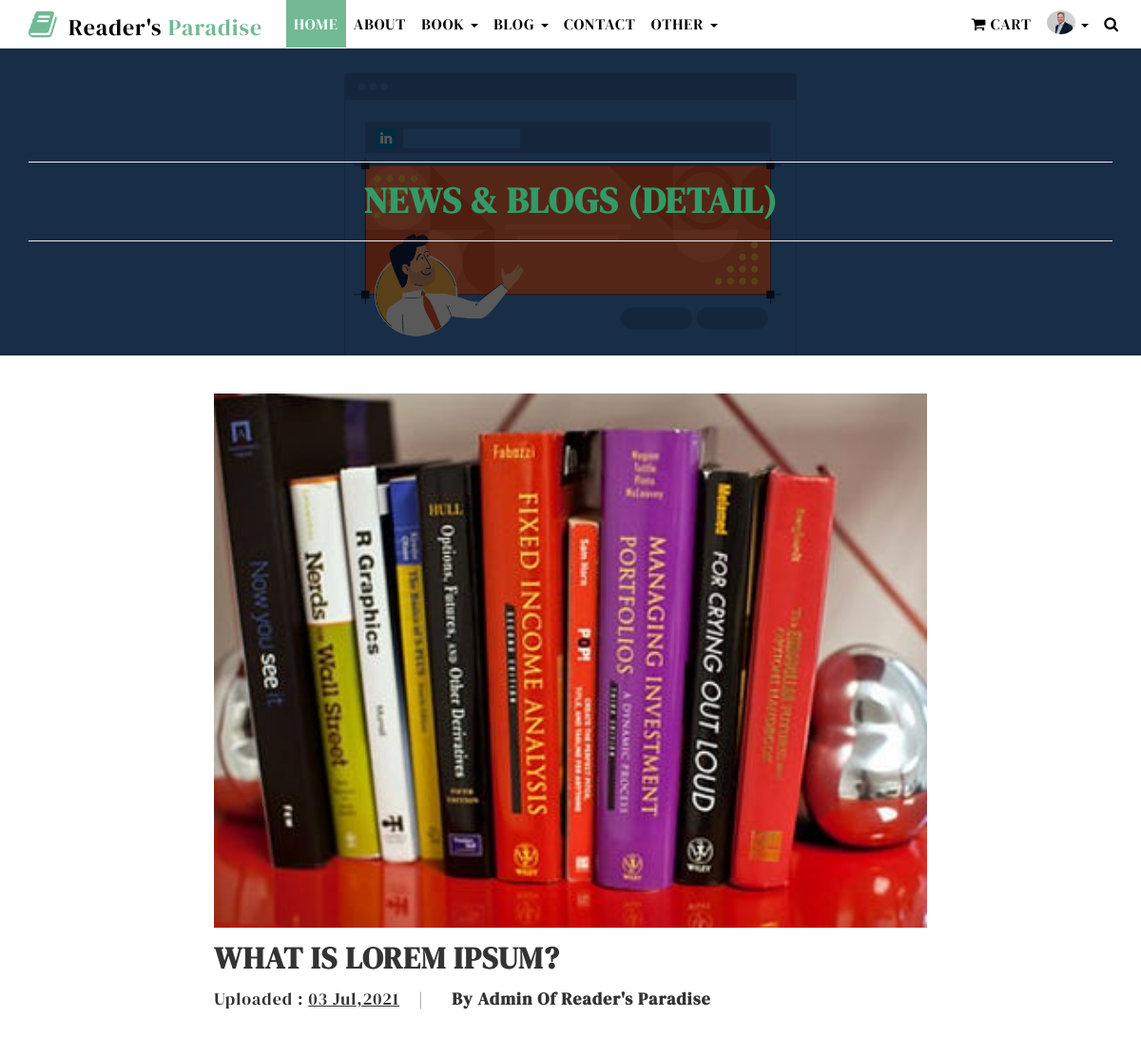
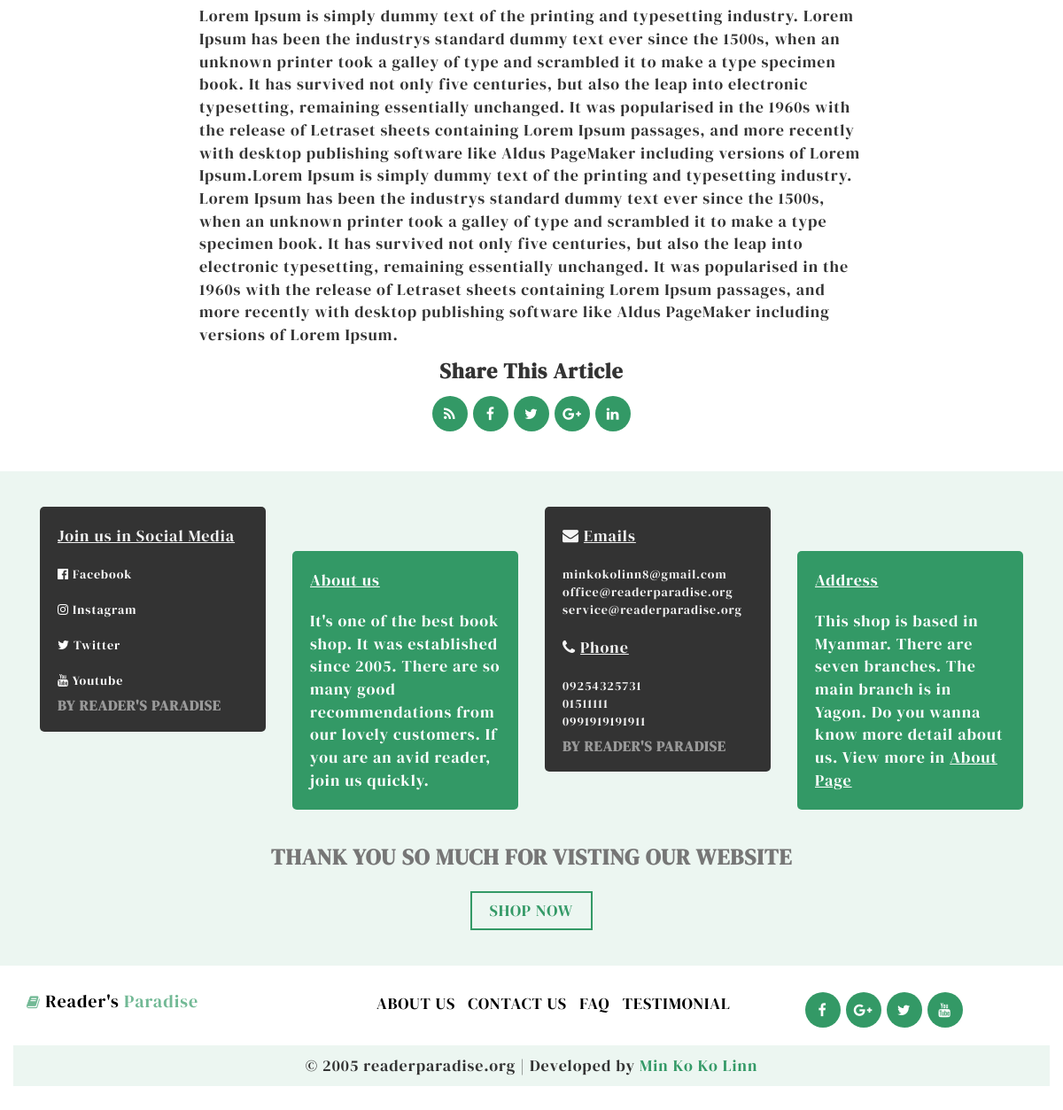
The app's page /newsdetail.php?newsIdtodetail=1 (signed in) with its own data (2 pictures, top to bottom).
### tables this page shows
CREATE TABLE `user` (
  `userId` int(11) NOT NULL,
  `userName` varchar(50) DEFAULT NULL,
  `userNrc` varchar(30) DEFAULT NULL,
  `userDob` date DEFAULT NULL,
  `userGender` varchar(7) DEFAULT NULL,
  `userPhone` varchar(22) DEFAULT NULL,
  `userSocial` text,
  `userPostalcode` varchar(30) DEFAULT NULL,
  `userAddress` text,
  `userProfileimg` varchar(50) DEFAULT NULL,
  `userInterestcat` text,
  `userEmail` varchar(60) DEFAULT NULL,
  `userPassword` varchar(15) DEFAULT NULL
);

CREATE TABLE `news` (
  `newsId` int(11) NOT NULL,
  `newsTitle` varchar(100) DEFAULT NULL,
  `news` longtext,
  `uploadedDate` date DEFAULT NULL,
  `newsimg` varchar(30) DEFAULT NULL
);

### newsdetail.php (the view)
<?php
	include('connect.php');
	include('header.php');
	if (isset($_REQUEST['newsIdtodetail'])) {
		$newsid=$_REQUEST['newsIdtodetail'];
		$selectnews="SELECT * from news where newsId='$newsid'";
        $runselectnews=mysqli_query($connection,$selectnews);
        $dataofnews=mysqli_fetch_array($runselectnews);
        $newDate = date("d M,Y", strtotime($dataofnews['uploadedDate']));
	}else{
		echo "<script>alert('Invalid Action')</script>";
		echo "<script>location='news.php'</script>";
	}
 ?>
 <section id="center" class="clearfix center_shop" style="background-image: url(image/authorbanner.png); background-position: center; background-size: cover;">
 <div class="container">
  <div class="row">
   <div class="center_shop_1 text-center clearfix">
    <div class="col-sm-12"><hr>
	 <h2 class="mgt col_1">News & Blogs (Detail)</h2><hr>
	</div>
   </div>
  </div>
 </div>
</section>
<section id="blog_page" class="clearfix">
 <div class="container">
  <div class="row">
   <div class="blog_page_1 clearfix">
   	<div class="col-sm-2">
   	</div>
	<div class="col-sm-8">
     <div class="blog_detail_1 clearfix">
	  <img src="admin/<?php echo $dataofnews['newsimg'] ?>" class="iw" alt="abc">
	  <h3><?php echo $dataofnews['newsTitle']; ?></h3>
	  <h5 class="transform">Uploaded : <u><?php echo $newDate; ?></u> &nbsp;&nbsp;&nbsp;|&nbsp;&nbsp;&nbsp;<span class="span_1"></span> <span class="bold">By Admin of Reader's Paradise</span></h5><br><br>
	  <p><?php echo $dataofnews['news']; ?></p>
	 </div>
	 <div class="blog_detail_2 clearfix">
	  	<h4 class="transform text-center">Share This Article</h4>
		<ul class="social-network social-circle text-center">
                        <li><a href="#" class="icoRss" title="Rss"><i class="fa fa-rss"></i></a></li>
                        <li><a href="#" class="icoFacebook" title="Facebook"><i class="fa fa-facebook"></i></a></li>
                        <li><a href="#" class="icoTwitter" title="Twitter"><i class="fa fa-twitter"></i></a></li>
                        <li><a href="#" class="icoGoogle" title="Google +"><i class="fa fa-google-plus"></i></a></li>
                        <li><a href="#" class="icoLinkedin" title="Linkedin"><i class="fa fa-linkedin"></i></a></li>
       </ul>
	 </div>
	</div>
   </div>
  </div>
 </div>
</section>
<?php
	include('footer.php');
 ?>

### header.php (shortened to what this page needs)
<?php
	include('connect.php');
	$userid="";
	if (isset($_SESSION['uid'])) {
		$userid=$_SESSION['uid'];
		$selectprofileimg="SELECT userProfileimg from user where userId='$userid'";
		$runselectprofileimg=mysqli_query($connection,$selectprofileimg);
		$dataofprofileimg=mysqli_fetch_array($runselectprofileimg);
		$profileimgdir=$dataofprofileimg['userProfileimg'];
	}
 ?>
<!DOCTYPE html>
<html lang="en">
  <head>
	<link href="css/bootstrap.min.css" rel="stylesheet">
	<link href="css/global.css" rel="stylesheet">
	<link href="css/index.css" rel="stylesheet">
	<link href="css/about.css" rel="stylesheet">
	<link href="css/contact.css" rel="stylesheet">
	<link href="css/product.css" rel="stylesheet">
	<link href="css/detail.css" rel="stylesheet">
	<link href="css/blog.css" rel="stylesheet">
	<link href="css/blog_detail.css" rel="stylesheet">
	<link href="css/checkout.css" rel="stylesheet">
	<link href="css/cart.css" rel="stylesheet">
	<link rel="stylesheet" type="text/css" href="css/font-awesome.min.css" />
  </head>
<body>
<section id="header" class="clearfix">
	<nav class="navbar nav_t navbar-fixed-top">
		<div class="container">
		    <div class="navbar-header page-scroll">
				<a class="navbar-brand" href="index.php" style="font-size: 24px;"><i class="fa fa-book"></i> Reader's <span>Paradise</span> </a>
			</div>
			<div class="collapse navbar-collapse" id="bs-example-navbar-collapse-1">
				<ul class="nav navbar-nav">
				<li><a class="tag_m active_tab" href="index.php">Home</a></li>
				<li><a class="tag_m" href="about.php">About</a></li>
				<li class="dropdown">
                     <a href="#" class="dropdown-toggle tag_m" data-toggle="dropdown">Book <b class="caret"></b></a>
                  </li>
				<li class="dropdown">
                     <a href="#" class="dropdown-toggle tag_m" data-toggle="dropdown">Blog <b class="caret"></b></a>
                  </li>
				<li><a class="tag_m" href="contact.php">Contact</a></li>
			    <li class="dropdown">
                     <a href="#" class="dropdown-toggle tag_m" data-toggle="dropdown">Other <b class="caret"></b></a>
                  </li>
			</ul>
		    	<ul class="nav navbar-nav navbar-right">
				<li><a class="tag_m" href="cart.php"><i class="fa fa-shopping-cart"></i> Cart  <?php
				 ?> </a></li>
				<?php
					if ($userid!="") {
						echo "<li class='dropdown'>
                     <a href='#' class='dropdown-toggle tag_m' data-toggle='dropdown'><img src='$profileimgdir' class='headerprofileimg'/> <b class='caret'></b></a>
                     <ul class='dropdown-menu drop_1'>
                        <li><a href='profile.php'>Profile</a></li>
                        <li><a href='userlogout.php'>Logout</a></li>
                       </ul>
                  </li>";
					}else{
						echo "<li><a class='tag_m' href='userlogin.php'>Login</a></li>";
					}
				 ?>
				<li class="dropdown"><a class="tag_m1" href="#" data-toggle="dropdown"><span class="fa fa-search"></span></a>
								  </li>
			    </ul>
			</div>
		</div>
	</nav>
	</section>

### css/global.css (style rules this page uses)
body { font-family: 'DM Serif Display', serif; letter-spacing:1px; }
h1,h2,h3,h4,h5,h6 { padding:0; margin:0; text-transform:uppercase; }
a { color:#000; }
ul { padding:0; margin:0; list-style:none; margin-top:15px; }
li { font-size:18px; }
p { padding:0; margin:0; font-size:18px; margin-top:15px; }
h2 { font-size:38px; margin-top:15px; font-weight:bold; }
h3 { font-size:32px; margin-top:15px; font-weight:bold; }
h4 { font-size:24px; margin-top:15px; font-weight:bold; }
h5 { font-size:18px; margin-top:15px; }
.iw { width:100%; }
.mgt { margin-top:0!important; }
.bold { font-weight:bold; }
.navbar { min-height:auto; margin-bottom:0; border:none; border-radius:0; }
.col_1 { color:#339966; }
.transform { text-transform:capitalize; }
#header { margin-bottom:50px; }
#header .navbar { background:#fff; }
.navbar-brand { color:#000; font-size:36px; padding-top:10px; margin-right:40px; }
.navbar-brand span { color:#339966b0; }
.navbar-brand i { margin-right:5px; color:#339966b0; font-size:32px; }
.tag_m { color:#000; text-transform:uppercase; }
.tag_m1 { color:#000; text-transform:uppercase; }
.active_tab { background:#339966b0; color:#fff; }
ul.social-network { list-style: none; display: block; margin-left:0 !important; padding: 0; }
ul.social-network li { display: inline; margin: 0 1px; }
.social-circle li a { display:inline-block; position:relative; margin:0 auto 0 auto; -moz-border-radius:50%; -webkit-border-radius:50%; border-radius:50%; text-align:center; width: 40px; height: 40px; font-size:16px; }
.social-circle li i { margin:0; line-height:40px; text-align: center; }
.social-circle i { color: #fff; -webkit-transition: all 0.8s; -moz-transition: all 0.8s; -o-transition: all 0.8s; -ms-transition: all 0.8s; transition: all 0.8s; }
@media (min-width:992px) and (max-width:1200px) { .navbar-brand { margin-right:10px; } }
@media (min-width:992px) and (max-width:1200px) { .tag_m { padding-left:8px!important; padding-right:8px!important; font-size:16px; } }
@media (min-width:992px) and (max-width:1200px) { .tag_m1 { padding-left:8px!important; padding-right:8px!important; font-size:16px; } }
@media (min-width:992px) and (max-width:1200px) { ul.social-network li { display:inline-block; margin-bottom:5px; } }

### css/about.css (style rules this page uses)
.center_shop { padding-top:100px; padding-bottom:100px; background:#33996621; }

### css/contact.css (style rules this page uses)
.center_shop { padding-top:100px; padding-bottom:100px; background:#33996621; }

### css/product.css (style rules this page uses)
.center_shop { padding-top:100px; padding-bottom:100px; background:#33996621; }

### css/detail.css (style rules this page uses)
.center_shop { padding-top:100px; padding-bottom:100px; background:#33996621; }

### css/blog.css (style rules this page uses)
.center_shop { padding-top:100px; padding-bottom:100px; background:#33996621; }
#blog_page { padding-top:40px; padding-bottom:20px; }

### css/blog_detail.css (style rules this page uses)
.center_shop { padding-top:100px; padding-bottom:100px; background:#33996621; }
#blog_page { padding-top:40px; padding-bottom:40px; }
.blog_detail_2 ul li a { background-color: #339966; }

### css/checkout.css (style rules this page uses)
.center_shop { padding-top:100px; padding-bottom:100px; background:#33996621; }

### css/cart.css (style rules this page uses)
.center_shop { padding-top:100px; padding-bottom:100px; background:#33996621; }

### header.php (style rules this page uses)
html { scroll-behavior: smooth; }
.headerprofileimg { margin-top: -8px; width: auto; height: 25px; border-radius: 50%; }

### records on screen
user: userProfileimg (picture)
news: newsimg (picture), newsTitle "WHAT IS LOREM IPSUM?", uploadedDate "03 Jul,2021", news "Lorem Ipsum is simply dummy text of the printing and typesetting industry. Lorem Ipsum has been the industrys standard dummy text ever since the 1500s, when an unknown printer took a galley of type and scrambled it to make a type specimen book. It has survived not only five centuries, but also the leap into electronic typesetting, remaining essentially unchanged. It was popularised in the 1960s with the release of Letraset sheets containing Lorem Ipsum passages, and more recently with desktop publishing software like Aldus PageMaker including versions of Lorem Ipsum.Lorem Ipsum is simply dummy text of the printing and typesetting industry. Lorem Ipsum has been the industrys standard dummy…"
